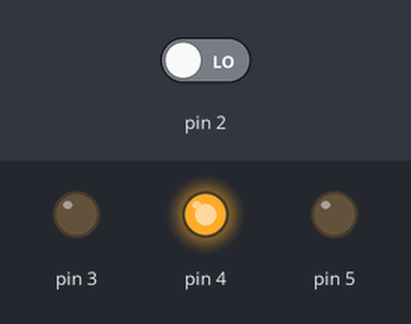
Recording of a sketch running on a simulated Arduino Uno, built with avr-gcc and run on an emulated ATmega328P. Shown: output pins drawn as LEDs (lit = HIGH). The test bench sets the inputs (shaded band); at power-on: pin 2 LOW.

Above: at 1.2 s.
1.3 s: pin 2 driven HIGH
At 1.6 s:
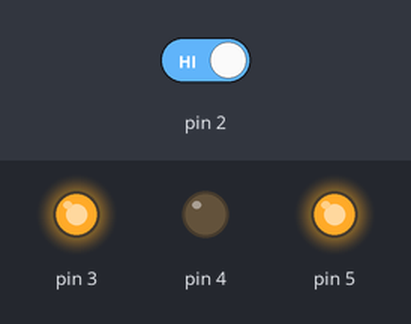
2.8 s: pin 2 driven LOW
At 4.0 s:
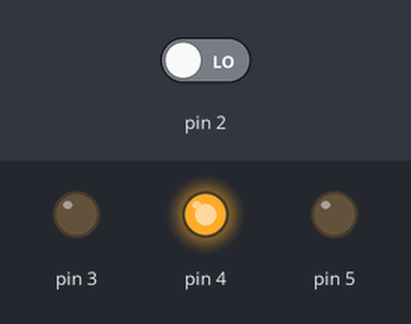
Timing chart, 0 to 5.8 s (numbered marks = the images above; inputs shaded):
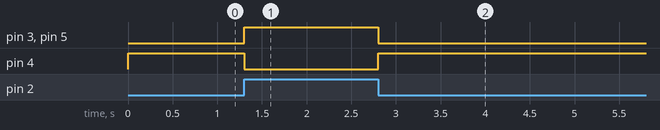

Measured:
- after the input at 1.3 s, pin 3, pin 5: LOW → HIGH at once; pin 4: HIGH → LOW at once
- after the input at 2.8 s, pin 3, pin 5: HIGH → LOW at once; pin 4: LOW → HIGH at once

The sketch:

Bomba_agua.ino
```cpp
  /*
  Fundación Kinal
  Centro Educativo Técnico Labral Kinal
  Electrónica
  Grado: Quinto
  Sección: A
  Curso: Taller de Electrónica Digital y Reparación de Computadoras I
  Nombre: Álvaro Anzueto Rodas
  Carné: 2019373
*/

#define limite 2 //Es el colector  del transistor
#define rele_bomba 3 //El relé acciona la bomba
#define led_azul 5 //indica que esta vacío
#define led_rojo 4 //indica que esta lleno
#define entrada(pin) pinMode(pin, INPUT)
#define salida(pin) pinMode(pin, OUTPUT)
#define lectura(pin) digitalRead(pin)
#define encender(pin) digitalWrite(pin, HIGH)
#define apagar(pin) digitalWrite(pin, LOW)


void setup() {
  // defino la entrada y salidas
  entrada(limite);
  salida(rele_bomba);
  salida(led_azul);
  salida(led_rojo);

}

void loop() {
  // constantemente va a sacar una lectura del sensor limite


  if (lectura(limite) ==  HIGH) { // si el sensor no recibe señal
    encender(rele_bomba);
    encender(led_azul);
    apagar(led_rojo);
  }

  if (lectura(limite) ==  LOW) { // si el sensor recibe señal (el transistor pasa a corte y saturación)
    apagar(rele_bomba);
    apagar(led_azul);
    encender(led_rojo);
  }

}
```
